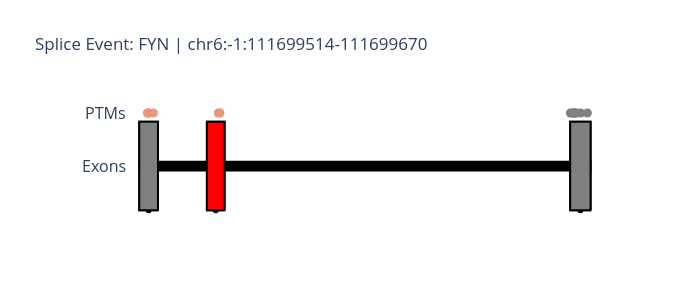

The notebook cell this image was saved under:
### Code cell
plotter.plot_splice_event(data_sub, event_type = 'SE')

### Figure 1 — Plotly figure (JSON) as saved in the notebook; plotly's stock layout.template omitted (floating-point values rounded to 4 significant figures)
{"data": [{"fill": "toself", "fillcolor": "red", "hovertemplate": "Spliced Region<br>(dPSI=0.22)", "line": {"color": "black"}, "mode": "markers", "name": "", "showlegend": false, "type": "scatter", "x": [111699592], "y": [0.4]}, {"fill": "toself", "fillcolor": "red", "line": {"color": "black"}, "mode": "lines", "name": "", "showlegend": false, "type": "scatter", "x": [111699514, 111699670, 111699670, 111699514, 111699514], "y": [0.4, 0.4, 0.5, 0.5, 0.4]}, {"fill": "toself", "fillcolor": "grey", "hovertemplate": "Upstream Region", "line": {"color": "black"}, "mode": "markers", "name": "", "showlegend": false, "type": "scatter", "x": [111696366], "y": [0.4]}, {"fill": "toself", "fillcolor": "grey", "line": {"color": "black"}, "mode": "lines", "name": "", "showlegend": false, "type": "scatter", "x": [111696276, 111696456, 111696456, 111696276, 111696276], "y": [0.4, 0.4, 0.5, 0.5, 0.4]}, {"fill": "toself", "fillcolor": "grey", "hovertemplate": "Downstream Region", "line": {"color": "black"}, "mode": "markers", "name": "", "showlegend": false, "type": "scatter", "x": [111700000.0], "y": [0.4]}, {"fill": "toself", "fillcolor": "grey", "line": {"color": "black"}, "mode": "lines", "name": "", "showlegend": false, "type": "scatter", "x": [111700103, 111700268, 111700268, 111700103, 111700103], "y": [0.4, 0.4, 0.5, 0.5, 0.4]}, {"hovertemplate": "PTM Site: K272<br>Modification: Ubiquitination<br>Fraction of Isoforms: 0.33", "marker": {"color": "darksalmon", "size": 9}, "mode": "markers", "name": "", "showlegend": false, "type": "scatter", "x": [111699554], "y": [0.51]}, {"hovertemplate": "PTM Site: S267<br>Modification: Phosphorylation<br>Fraction of Isoforms: 0.33", "marker": {"color": "darksalmon", "size": 9}, "mode": "markers", "name": "", "showlegend": false, "type": "scatter", "x": [111699569], "y": [0.51]}, {"hovertemplate": "PTM Site: Y339<br>Modification: Phosphorylation<br>Fraction of Isoforms: 1.0", "marker": {"color": "gray", "size": 9}, "mode": "markers", "name": "", "showlegend": false, "type": "scatter", "x": [111696304], "y": [0.51]}, {"hovertemplate": "PTM Site: K319<br>Modification: Ubiquitination<br>Fraction of Isoforms: 1.0", "marker": {"color": "gray", "size": 9}, "mode": "markers", "name": "", "showlegend": false, "type": "scatter", "x": [111696364], "y": [0.51]}, {"hovertemplate": "PTM Site: S307<br>Modification: Phosphorylation<br>Fraction of Isoforms: 1.0", "marker": {"color": "gray", "size": 9}, "mode": "markers", "name": "", "showlegend": false, "type": "scatter", "x": [111696400], "y": [0.51]}, {"hovertemplate": "PTM Site: K302<br>Modification: Ubiquitination<br>Fraction of Isoforms: 1.0", "marker": {"color": "gray", "size": 9}, "mode": "markers", "name": "", "showlegend": false, "type": "scatter", "x": [111696415], "y": [0.51]}, {"hovertemplate": "PTM Site: T300<br>Modification: Phosphorylation<br>Fraction of Isoforms: 1.0", "marker": {"color": "gray", "size": 9}, "mode": "markers", "name": "", "showlegend": false, "type": "scatter", "x": [111696421], "y": [0.51]}, {"hovertemplate": "PTM Site: K299<br>Modification: Ubiquitination<br>Fraction of Isoforms: 1.0", "marker": {"color": "gray", "size": 9}, "mode": "markers", "name": "", "showlegend": false, "type": "scatter", "x": [111696424], "y": [0.51]}, {"hovertemplate": "PTM Site: T294<br>Modification: Phosphorylation<br>Fraction of Isoforms: 1.0", "marker": {"color": "gray", "size": 9}, "mode": "markers", "name": "", "showlegend": false, "type": "scatter", "x": [111696439], "y": [0.51]}, {"hovertemplate": "PTM Site: T289<br>Modification: Phosphorylation<br>Fraction of Isoforms: 1.0", "marker": {"color": "gray", "size": 9}, "mode": "markers", "name": "", "showlegend": false, "type": "scatter", "x": [111696454], "y": [0.51]}, {"hovertemplate": "PTM Site: K275<br>Modification: Ubiquitination<br>Fraction of Isoforms: 0.33", "marker": {"color": "darksalmon", "size": 9}, "mode": "markers", "name": "", "showlegend": false, "type": "scatter", "x": [111700143], "y": [0.51]}, {"hovertemplate": "PTM Site: K261<br>Modification: Ubiquitination<br>Fraction of Isoforms: 0.33", "marker": {"color": "darksalmon", "size": 9}, "mode": "markers", "name": "", "showlegend": false, "type": "scatter", "x": [111700185], "y": [0.51]}, {"hovertemplate": "PTM Site: K259<br>Modification: Ubiquitination<br>Fraction of Isoforms: 0.33", "marker": {"color": "darksalmon", "size": 9}, "mode": "markers", "name": "", "showlegend": false, "type": "scatter", "x": [111700191], "y": [0.51]}, {"hovertemplate": "PTM Site: S257<br>Modification: Phosphorylation<br>Fraction of Isoforms: 0.33", "marker": {"color": "darksalmon", "size": 9}, "mode": "markers", "name": "", "showlegend": false, "type": "scatter", "x": [111700197], "y": [0.51]}], "layout": {"annotations": [{"font": {"size": 16}, "showarrow": false, "text": "PTMs", "x": 111700368, "xanchor": "right", "y": 0.51}, {"font": {"size": 16}, "showarrow": false, "text": "Exons", "x": 111700368, "xanchor": "right", "y": 0.45}], "height": 300, "plot_bgcolor": "rgba(0,0,0,0)", "shapes": [{"fillcolor": "black", "line": {"color": "black"}, "type": "rect", "x0": 111696276, "x1": 111700268, "y0": 0.445, "y1": 0.455}, {"fillcolor": "red", "line": {"color": "black"}, "type": "rect", "x0": 111699514, "x1": 111699670, "y0": 0.4, "y1": 0.5}, {"fillcolor": "grey", "line": {"color": "black"}, "type": "rect", "x0": 111696276, "x1": 111696456, "y0": 0.4, "y1": 0.5}, {"fillcolor": "grey", "line": {"color": "black"}, "type": "rect", "x0": 111700103, "x1": 111700268, "y0": 0.4, "y1": 0.5}], "title": {"text": "Splice Event: FYN | chr6:-1:111699514-111699670"}, "width": 700, "xaxis": {"autorange": "reversed", "showticklabels": false, "ticks": "", "visible": false}, "yaxis": {"visible": false}}}
